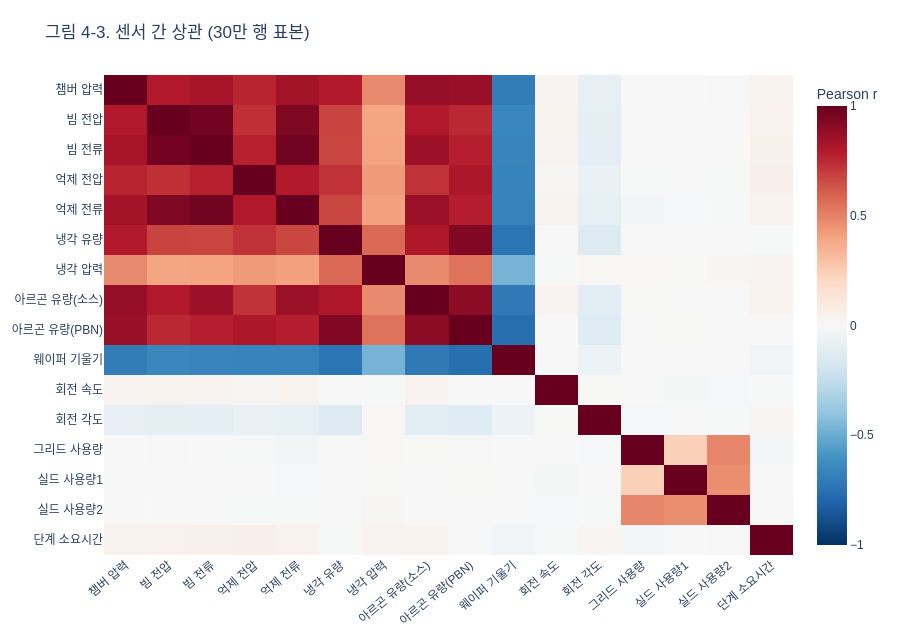

The notebook cell this image was saved under:
### Markdown cell above
### 4-3. 센서 간 중복 (Q5)

1분 평균 577만 행에서 고정 시드로 30만 행을 뽑아 Pearson 상관을 계산했다(상관만 표본, 나머지는 전체). 상관이 높다고 같은 센서라는 뜻은 아니다.

### Code cell
samp = df[FEAT].sample(300_000, random_state=0)
samp.columns = [NAMES[s] for s in SENSORS]
corr = samp.corr()
fig = px.imshow(corr, zmin=-1, zmax=1, color_continuous_scale='RdBu_r', aspect='auto',
                labels={'color': 'Pearson r'}, title='그림 4-3. 센서 간 상관 (30만 행 표본)')
fig.update_xaxes(tickangle=-40)
show(fig, 640)

pairs = corr.where(np.triu(np.ones(corr.shape, bool), 1)).stack().rename('r').reset_index()
pairs.columns = ['센서 A', '센서 B', 'r']
display(pairs.reindex(pairs.r.abs().sort_values(ascending=False).index).head(8).round(3).reset_index(drop=True))

### Figure 1 — Plotly figure (JSON) as saved in the notebook; plotly's stock layout.template omitted (floating-point values rounded to 4 significant figures; data arrays with more than 128 entries replaced by an {"elided": "..."} marker saying what was removed)
{"data": [{"coloraxis": "coloraxis", "hovertemplate": "x: %{x}<br>y: %{y}<br>Pearson r: %{z}<extra></extra>", "name": "0", "type": "heatmap", "x": ["챔버 압력", "빔 전압", "빔 전류", "억제 전압", "억제 전류", "냉각 유량", "냉각 압력", "아르곤 유량(소스)", "아르곤 유량(PBN)", "웨이퍼 기울기", "회전 속도", "회전 각도", "그리드 사용량", "실드 사용량1", "실드 사용량2", "단계 소요시간"], "xaxis": "x", "y": ["챔버 압력", "빔 전압", "빔 전류", "억제 전압", "억제 전류", "냉각 유량", "냉각 압력", "아르곤 유량(소스)", "아르곤 유량(PBN)", "웨이퍼 기울기", "회전 속도", "회전 각도", "그리드 사용량", "실드 사용량1", "실드 사용량2", "단계 소요시간"], "yaxis": "y", "z": {"elided": "16x16 float values"}}], "layout": {"coloraxis": {"cmax": 1, "cmin": -1, "colorbar": {"title": {"text": "Pearson r"}}, "colorscale": [[0.0, "rgb(5,48,97)"], [0.1, "rgb(33,102,172)"], [0.2, "rgb(67,147,195)"], [0.3, "rgb(146,197,222)"], [0.4, "rgb(209,229,240)"], [0.5, "rgb(247,247,247)"], [0.6, "rgb(253,219,199)"], [0.7, "rgb(244,165,130)"], [0.8, "rgb(214,96,77)"], [0.9, "rgb(178,24,43)"], [1.0, "rgb(103,0,31)"]]}, "font": {"family": "Malgun Gothic, sans-serif"}, "height": 640, "margin": {"b": 70, "l": 30, "r": 30, "t": 75}, "title": {"text": "그림 4-3. 센서 간 상관 (30만 행 표본)"}, "xaxis": {"anchor": "y", "domain": [0.0, 1.0], "tickangle": -40}, "yaxis": {"anchor": "x", "autorange": "reversed", "domain": [0.0, 1.0]}}}
